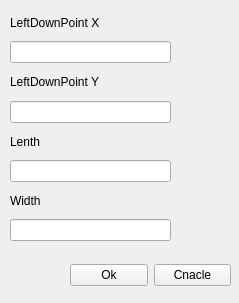
<?xml version="1.0" encoding="UTF-8"?>
<ui version="4.0">
 <class>CreateRectangleForm</class>
 <widget class="QWidget" name="CreateRectangleForm">
  <property name="geometry">
   <rect>
    <x>0</x>
    <y>0</y>
    <width>239</width>
    <height>303</height>
   </rect>
  </property>
  <property name="minimumSize">
   <size>
    <width>239</width>
    <height>303</height>
   </size>
  </property>
  <property name="maximumSize">
   <size>
    <width>239</width>
    <height>303</height>
   </size>
  </property>
  <property name="windowTitle">
   <string>Form</string>
  </property>
  <widget class="QWidget" name="layoutWidget">
   <property name="geometry">
    <rect>
     <x>10</x>
     <y>10</y>
     <width>161</width>
     <height>231</height>
    </rect>
   </property>
   <layout class="QVBoxLayout" name="verticalLayout">
    <item>
     <widget class="QLabel" name="label">
      <property name="text">
       <string>LeftDownPoint X</string>
      </property>
     </widget>
    </item>
    <item>
     <widget class="QLineEdit" name="editLdpX"/>
    </item>
    <item>
     <widget class="QLabel" name="label_2">
      <property name="text">
       <string>LeftDownPoint Y</string>
      </property>
     </widget>
    </item>
    <item>
     <widget class="QLineEdit" name="editLdpY"/>
    </item>
    <item>
     <widget class="QLabel" name="label_3">
      <property name="text">
       <string>Lenth</string>
      </property>
     </widget>
    </item>
    <item>
     <widget class="QLineEdit" name="editLenth"/>
    </item>
    <item>
     <widget class="QLabel" name="label_4">
      <property name="text">
       <string>Width</string>
      </property>
     </widget>
    </item>
    <item>
     <widget class="QLineEdit" name="editWidth"/>
    </item>
   </layout>
  </widget>
  <widget class="QWidget" name="layoutWidget">
   <property name="geometry">
    <rect>
     <x>70</x>
     <y>260</y>
     <width>161</width>
     <height>31</height>
    </rect>
   </property>
   <layout class="QHBoxLayout" name="horizontalLayout">
    <item>
     <widget class="QPushButton" name="btnEnterData">
      <property name="text">
       <string>Ok</string>
      </property>
     </widget>
    </item>
    <item>
     <widget class="QPushButton" name="btnExit">
      <property name="text">
       <string>Cnacle</string>
      </property>
     </widget>
    </item>
   </layout>
  </widget>
 </widget>
 <resources/>
 <connections/>
</ui>
